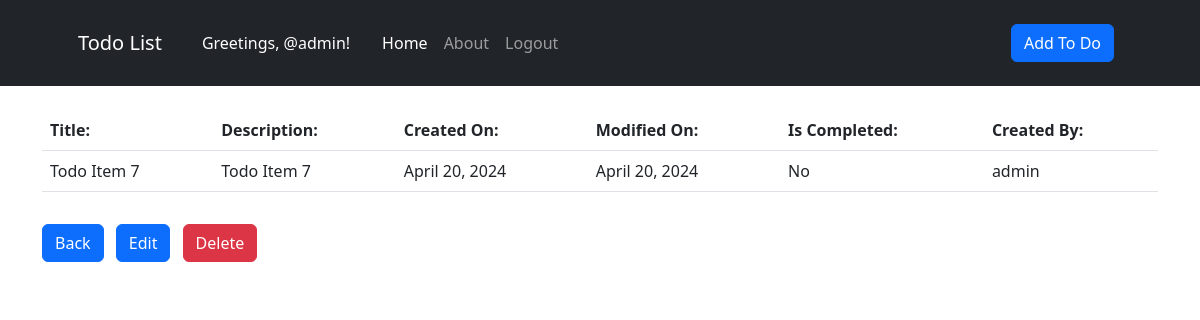
Screenshot of /detail/8 (signed in) with the database file from the repository.
### core/models.py (models this page shows, shortened)
class toDoList(models.Model):
    todo_title = models.CharField(max_length=100)
    todo_description = models.CharField(max_length=250, blank= True, null= True)
    todo_created_on = models.DateField(default= datetime.datetime.today)
    todo_modified_on = models.DateField(auto_now= True)
    todo_is_completed = models.BooleanField(default= False)
    todo_created_by = models.ForeignKey(User, on_delete=models.CASCADE)

### core/views.py (the view)
# urls.py: path('detail/<int:pk>', views.todo_detail, name= 'detail'),
def todo_detail(request, pk):
    if request.user.is_authenticated:
        todo = get_object_or_404(toDoList, pk = pk)
        return render(request, 'core/todo_detail.html', {'todo' : todo})
    else:
        return redirect('login')

### core/templates/core/todo_detail.html
{% extends 'core/base.html' %} {% load crispy_forms_tags %} {% block content %}
<div class="container">
    <div class="mt-4">
        <table class="table table-hover">
            <thread>
                <tr>
                    <th scope="col">Title:</th>
                    <th scope="col">Description:</th>
                    <th scope="col">Created On:</th>
                    <th scope="col">Modified On:</th>
                    <th scope="col">Is Completed:</th>
                    <th scope="col">Created By:</th>
                </tr>
            </thread>
            <tbody>
                <tr>
                    <td>{{todo.todo_title}}</td>
                    <td>{{todo.todo_description}}</td>
                    <td>{{todo.todo_created_on}}</td>
                    <td>{{todo.todo_modified_on}}</td>
                    {% if todo.todo_is_completed %}
                    <td>Yes</td>
                    {% else %}
                    <td>No</td>
                    {% endif %}
                    <td>{{todo.todo_created_by}}</td>
                </tr>
            </tbody>
        </table>
        <div class="pt-3">
            <a href="{% url 'home' %}" class="btn btn-primary">Back</a>
            <a href="{% url 'update' todo.pk %}" class="btn btn-primary ms-2"
                >Edit</a
            >
            <a href="{% url 'delete' todo.pk %}" class="btn btn-danger ms-2"
                >Delete</a
            >
        </div>
    </div>
</div>
{% endblock content %}

### core/templates/core/navbar.html (shortened to what this page needs)
<nav class="navbar navbar-expand-lg navbar-dark bg-dark">
    <div class="container px-4 px-lg-5">
        <a class="navbar-brand" href="{% url 'home' %}">Todo List</a>
        {% if user.is_authenticated %}
        <p class="me-auto mb-2 mb-lg-0 ms-lg-4 bg-dark text-white">
            Greetings, @{{user.username}}!
        </p>
        {% endif %}
        <div class="collapse navbar-collapse" id="navbarSupportedContent">
            <ul class="navbar-nav me-auto mb-2 mb-lg-0 ms-lg-4">
                <li class="nav-item">
                    <a
                        class="nav-link active"
                        aria-current="page"
                        href="{% url 'home' %}"
                        >Home</a
                    >
                </li>
                <li class="nav-item">
                    <a class="nav-link" href="{% url 'about' %}">About</a>
                </li>
                {% if user.is_authenticated %}
                <li class="nav-item">
                    <a class="nav-link" href="{% url 'logout' %}">Logout</a>
                </li>
                {% endif %}
            </ul>
            {% if user.is_authenticated %}
            <div class="d-flex mb-3 mt-3">
                <a class="btn btn-primary mx-2" href="{% url 'add' %}">Add To Do</a>
            </div>
            {% endif %}
        </div>
    </div>
</nav>

### rows the page displays
toDoList: todo_title "Todo Item 7", todo_description "Todo Item 7", todo_created_on "April 20, 2024", todo_modified_on "April 20, 2024", todo_created_by "admin"

### other values shown
{{ user.username }} "admin"
